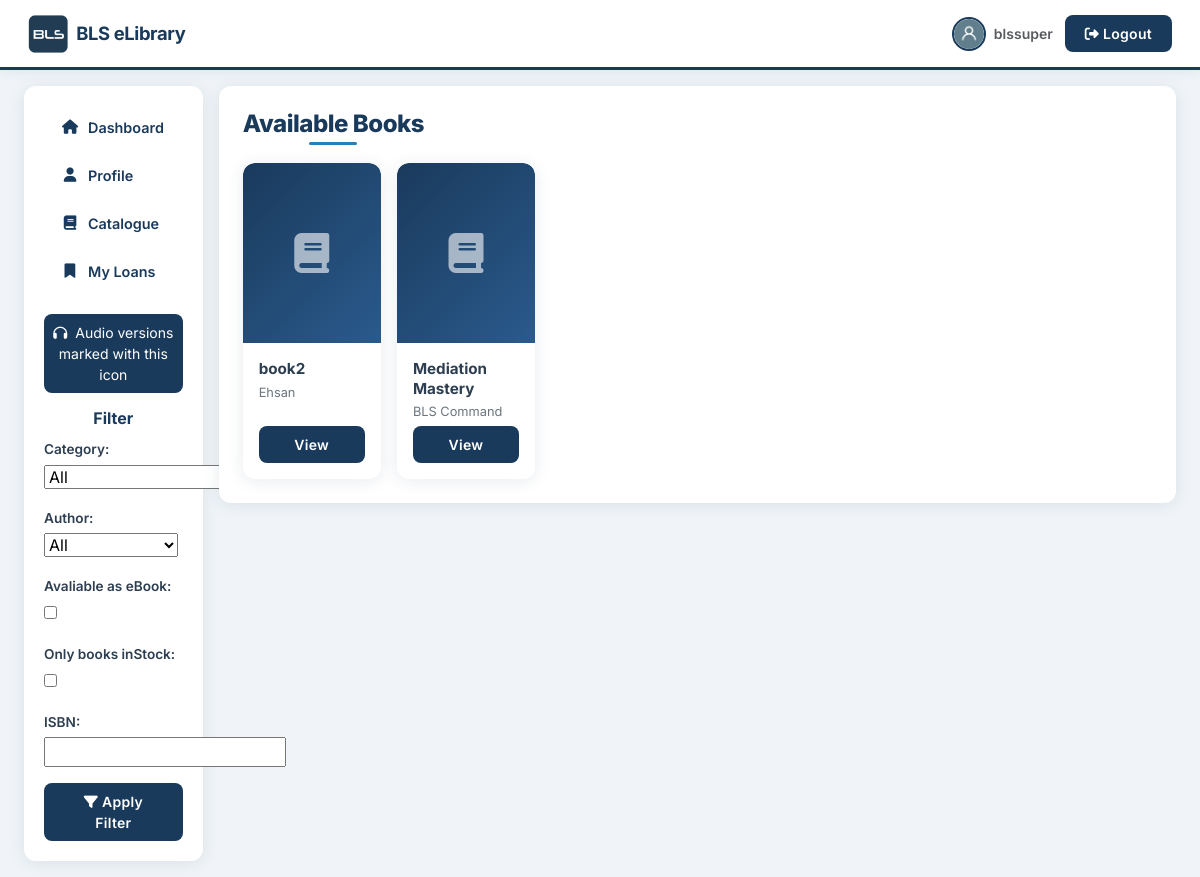
Before: /books (signed in) with the older database file.
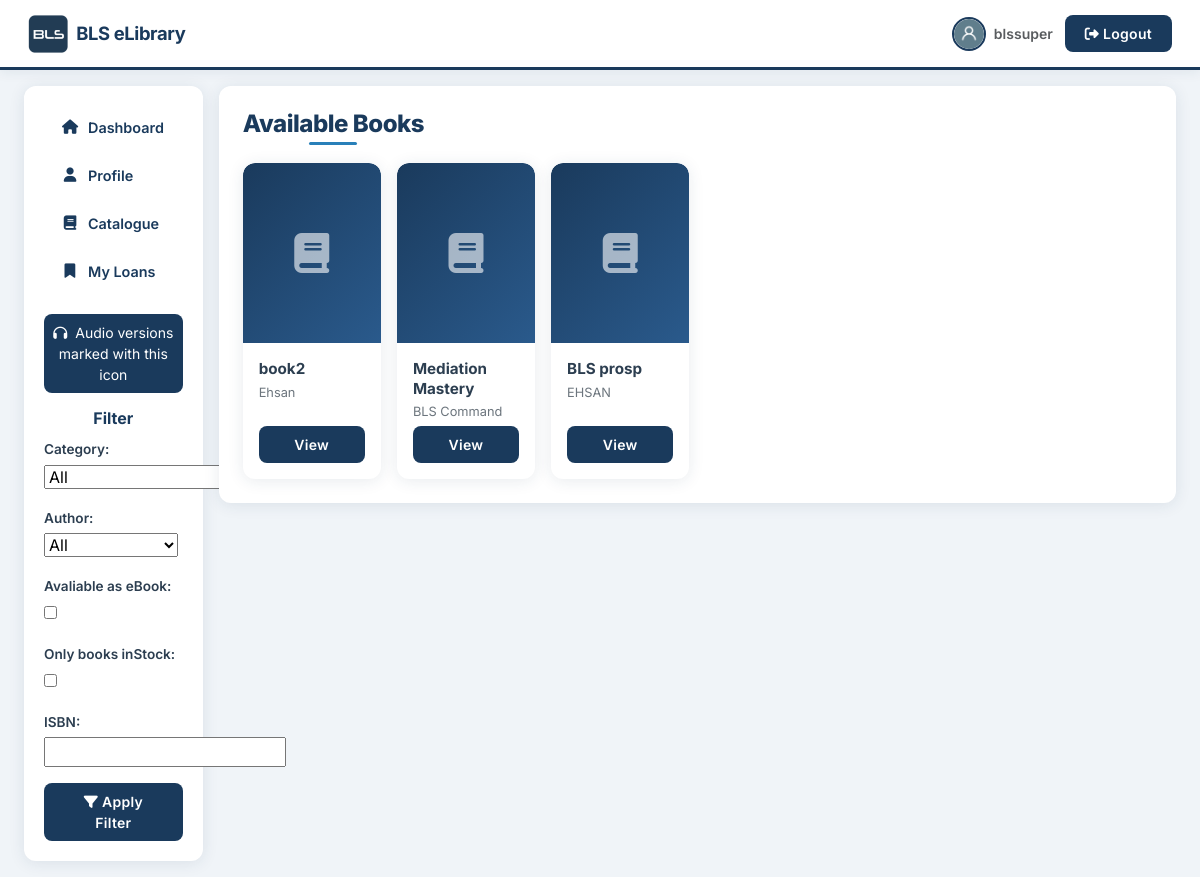
After: the same page with the newer database file.
### core/models.py (models this page shows, shortened)
class AbstractModel(models.Model):
    class Meta:
        abstract = True
    creation_date = models.DateTimeField(auto_now_add=True)
    updated_date = models.DateTimeField(auto_now=True)

class Book(AbstractModel):
    book_id = models.AutoField(primary_key=True)
    title = models.CharField(max_length=100, validators=[check_book_text])
    author = models.CharField(max_length=100, validators=[check_book_text])
    isbn = models.CharField(max_length=100, validators=[
                            check_isbn])
    category = models.IntegerField(choices=BOOK_CATEGORIES)
    physical = models.BooleanField(default=True)
    ebook = models.BooleanField(default=True)
    file = models.FileField(upload_to='books/', blank=True, validators=[
                            FileExtensionValidator(['pdf'], 'incorrect File Type!')])
    stock_level = models.IntegerField(default=0, blank=True)
    inventory = models.IntegerField(default=0)
    description = models.CharField(max_length=1000, blank=True)
    cover = models.ImageField(upload_to='covers/', blank=True)
    in_stock = models.BooleanField(default=False)
    numofpages = models.IntegerField(default=10, blank=True)
    text = models.TextField(blank=True)
    audio = models.FileField(upload_to='audio/', blank=True)
    audio_version = models.BooleanField(default=False)
    def __str__(self):
        return self.title

### core/views.py (the view, shortened to what this page needs)
# urls.py: path('books', books, name='books'),
@login_required
def books(request):
    isbn_map = {book.isbn: book for book in Book.objects.all()}
    print(isbn_map)
    books = Book.objects.all()
    filterform = BookFilter(request.GET or None)
    print(books)
    context = {'books': books, 'form': filterform}
    return render(request, 'books.html', context)

### core/forms.py
class BookFilter(forms.Form):
    category = forms.ChoiceField(choices=[], required=False)
    author = forms.ChoiceField(choices=[], required=False)
    ebook = forms.BooleanField(required=False, label='Avaliable as eBook')
    instock = forms.BooleanField(required=False, label='Only books inStock')
    ISBN = forms.CharField(max_length=13, required=False, label='ISBN:', validators=[check_isbn])
    def __init__(self, *args, **kwargs):
        super().__init__(*args, **kwargs)
        categories = [('', 'All')] + [(id, name) for id, name in BOOK_CATEGORIES]
        authors = [('', 'All')] + [(name, name) for name in Book.objects.values_list('author', flat=True).distinct()]
        self.fields['category'].choices = categories
        self.fields['author'].choices = authors

### templates/books.html (shortened to what this page needs)
{% extends 'base.html' %}
{% load static %}
{% block content %}
<div class="row g-3">
    <div class="col-lg-2 col-md-3">
        <div class="bls-sidebar animate-slide-left">
            {% include 'sidebar.html' %}
            <div class="mt-3 p-2 rounded-3 text-center small" style="background: var(--bls-navy); color: #fff;">
                <i class="fas fa-headphones me-1"></i> Audio versions marked with this icon
            </div>
            <div class="mt-3 bls-form">
                <h6 class="fw-bold text-center mb-2" style="color: var(--bls-navy);">Filter</h6>
                <form method="get" action="{% url 'books' %}">
                    {{ form.as_p }}
                    <div class="text-center mt-2">
                        <button type="submit" class="btn btn-bls btn-sm w-100">
                            <i class="fas fa-filter me-1"></i>Apply Filter
                        </button>
                    </div>
                </form>
            </div>
        </div>
    </div>
    <div class="col-lg-10 col-md-9">
        <div class="bls-card-static p-4 animate-fade-up">
            <h4 class="bls-heading bls-heading-center text-center mb-4">Available Books</h4>
            <div class="row g-3">
                {% for book in books %}
                <div class="col-6 col-sm-4 col-md-3 col-xl-2 animate-fade-up delay-{{ forloop.counter }}">
                    <div class="card book-card h-100">
                        <div class="overflow-hidden">
                        </div>
                        <div class="card-body d-flex flex-column">
                            <h6 class="card-title">{{ book.title }}</h6>
                            <p class="card-text mb-1">{{ book.author }}</p>
                            <a href="{% url 'book' book.book_id %}" class="btn btn-bls btn-sm mt-auto">View</a>
                        </div>
                    </div>
                </div>
                {% empty %}
                <div class="col-12 text-center py-4">
                    <i class="fas fa-book-open fa-2x text-muted mb-2"></i>
                    <p class="text-muted">No books available.</p>
                </div>
                {% endfor %}
            </div>
        </div>
    </div>
</div>
{% endblock %}

Changed rows visible on the page:
added Book: title "BLS prosp", author "EHSAN"
